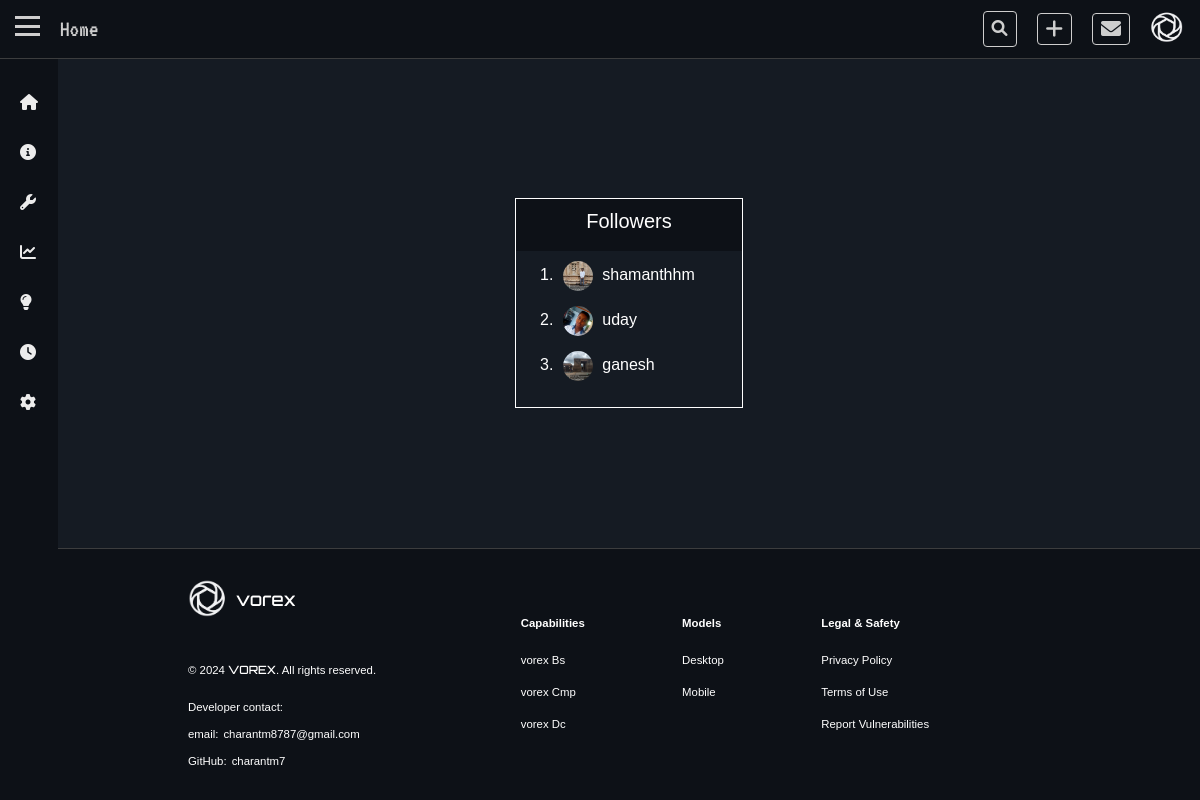
The page /followers/charantm/ (signed in) on the database its author committed.
### base/models.py (models this page shows, shortened)
class UserProfile(models.Model):
    user = models.OneToOneField(User, on_delete=models.CASCADE, related_name="profile")
    profile_pic = models.ImageField(upload_to="profile_pics/", null=True, blank=True)
    created_at = models.DateTimeField(auto_now_add=True)
    updated_at = models.DateTimeField(auto_now=True)
    rooms = models.ManyToManyField(Room, related_name="profile-rooms+")
    study_materials = models.ManyToManyField(StudyMaterials, related_name="study_materials")
    bio = models.TextField(blank=True, null=True, max_length=100)
    followers = models.ManyToManyField("self", related_name="followers")

### base/views.py (the view)
# urls.py: path('followers/<str:user_tag>/', views.followers_list, name='followers-list'),
def followers_list(request, user_tag):
    user = get_object_or_404(User, username=user_tag)
    followers = user.profile.followers.all()
    context = {'followers': followers}
    return render(request, 'base/follower_list.html', context)

### base/templates/base/follower_list.html (shortened to what this page needs)
{% extends 'base.html' %}{% load static %} {% block content %} {% block link %}
<link rel="stylesheet" href="{% static 'css/follow_list.css' %}" />
{% endblock %}
<div class="main">
  <div class="follower">
    <form action="{% url 'followers-list' user.username %}">
      <div class="top">
        <h5>Followers</h5>
      </div>
      <div class="bottom">
        <ol>
          {% for follower in followers %}
          <li>
            {% if follower.user.profile.profile_pic %}
            <img src="{{ follower.user.profile.profile_pic.url }}" alt="{{ follower.username }}'s Profile Picture" width="50" height="50" />
            {% else %}
            <img src="{% static 'assets/default.png' %}" alt="Default Profile Picture" width="50" height="50" />
            {% endif %}
            <a href="{% url 'Profile' follower.user.username %}">{{ follower.user.username }}</a>
          </li>
          {% empty %}
          <p>No followers yet.</p>
          {% endfor %}
        </ol>
      </div>
    </form>
  </div>
</div>
{% endblock %}

### static/css/style.css (style rules this page uses)
:root { --bodydark: #151b23; --navdark: #0d1117; --white: #fff; --black: black; --bodylight: #ececec; --text: #cecece; --desktop: 1200px; --laptop: 992px; --tablet: 768px; --mobile: 576px; --border: #4e4e4eb9; --room-bottom: #2a2e38; }
* { margin: 0; padding: 0; }
ul, li { margin: 0; padding: 0; }
body { min-height: 100vh; font-family: "VT323", monospace; font-weight: 400; font-style: normal; background: var(--bodydark); color: var(--white); width: 100%; display: grid; grid-template-rows: 58.6px 1fr auto; grid-template-columns: 58px 1fr; grid-template-areas: "nav nav" "sidebar main " "sidebar footer "; }

### base/static/css/follow_list.css (style rules this page uses)
.main { display: flex; justify-content: center; align-items: center; height: 100%; font-family: "Poppins", sans-serif; }
.main .follower { display: flex; border: 1px solid white; align-items: center; justify-content: center; width: 20%; background-color: var(--navdark); }
.main .follower form { display: flex; flex-direction: column; justify-content: center; align-items: center; width: 100%; }
.main .follower form .top { display: flex; justify-content: center; align-items: center; padding: 10px; }
.main .follower form .bottom { display: flex; flex-direction: column; width: 100%; justify-content: flex-start; padding: 10px 10px; background-color: var(--bodydark); gap: 20px; }
.main .follower form .bottom ol { display: flex; flex-direction: column; gap: 15px; }
.main .follower form .bottom ol li a { text-decoration: none; color: var(--white); margin-left: 5px; }
.main .follower form .bottom ol li img { width: 30px; height: 30px; border-radius: 50%; -o-object-fit: cover; object-fit: cover; margin-left: 5px; }

### rows shown on the page
UserProfile: user.profile.profile_pic (picture), user.username "shamanthhm"
UserProfile: user.profile.profile_pic (picture), user.username "uday"
UserProfile: user.profile.profile_pic (picture), user.username "ganesh"
